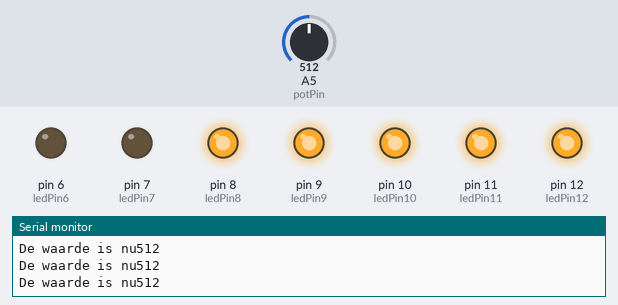
The sketch below on a simulated Arduino Uno, built with avr-gcc and run on an emulated ATmega328P. Parts: output pins drawn as LEDs (lit = HIGH), the last lines printed to the serial monitor. The test bench sets the inputs (shaded band); at power-on: A5 (potPin) = 512.

Above: at 1.3 s.
1.4 s: A5 (potPin) set to 588
2.9 s: A5 (potPin) set to 611
At 4.2 s:
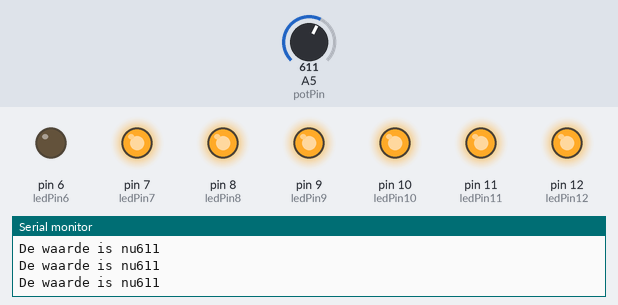
4.5 s: A5 (potPin) set to 682
6.0 s: A5 (potPin) set to 718
At 6.8 s:
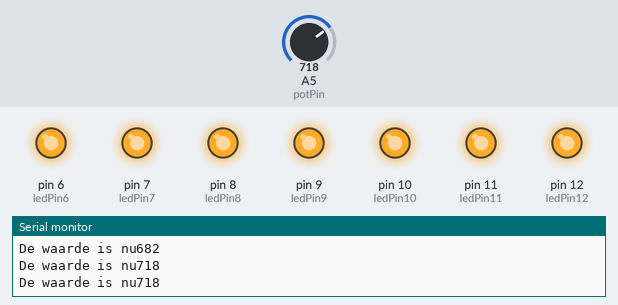
7.5 s: A5 (potPin) set to 306
At 8.1 s:
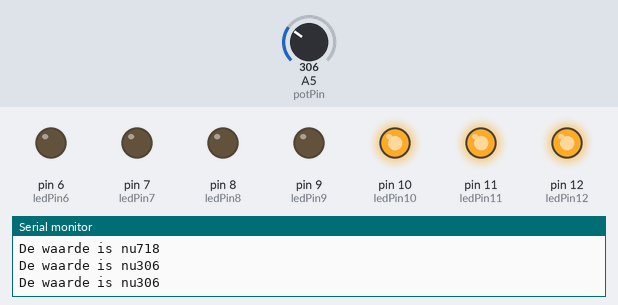
9.0 s: A5 (potPin) set to 390
10.5 s: A5 (potPin) set to 412
At 12.0 s:
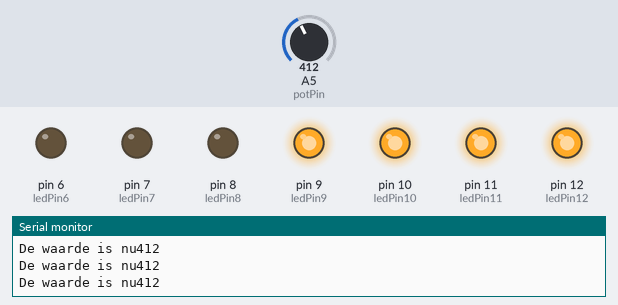
Timing chart, 0 to 13.0 s (numbered marks = the images above; inputs shaded):
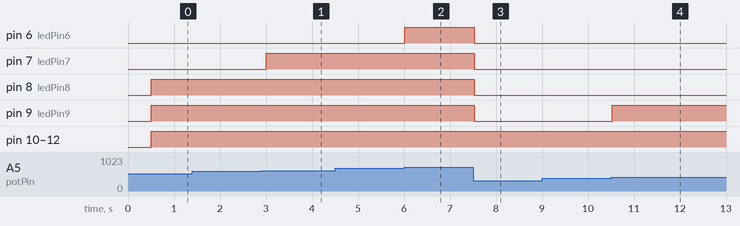

The sketch:

ArduinoOpdracht3.ino
```cpp
const int potPin = A5;     //Sluit de potmeter aan op pin A5

const int ledPin12 = 12;   //Sluit de LED aan op pin 12
const int ledPin11 = 11;  //Sluit de LED aan op pin 11
const int ledPin10 = 10;  //Sluit de LED aan op pin 10
const int ledPin9 = 9;    //Sluit de LED aan op pin 9
const int ledPin8 = 8;    //Sluit de LED aan op pin 8
const int ledPin7 = 7;    //Sluit de LED aan op pin 7
const int ledPin6 = 6;    //Sluit de LED aan op pin 6

int potmeterWaarde = 0; //De startwaarde voor de potmeter is 0!

//Deze draait maar 1x.
void setup(){
  Serial.begin(9600); //Hoe snel de berichten binnen komen.
  pinMode (ledPin12, OUTPUT); //Zorgt ervoor dat de Pin een Output is.
  pinMode (ledPin11, OUTPUT); //Zorgt ervoor dat de Pin een Output is.
  pinMode (ledPin10, OUTPUT); //Zorgt ervoor dat de Pin een Output is.
  pinMode (ledPin9, OUTPUT); //Zorgt ervoor dat de Pin een Output is.
  pinMode (ledPin8, OUTPUT); //Zorgt ervoor dat de Pin een Output is.
  pinMode (ledPin7, OUTPUT); //Zorgt ervoor dat de Pin een Output is.
  pinMode (ledPin6, OUTPUT); //Zorgt ervoor dat de Pin een Output is.

}

//Deze loopt oneindig door.
void loop(){
  //Lees de waarde van de potPin af.
  potmeterWaarde = analogRead(potPin);

  //Print deze string en waarde.
  Serial.print("De waarde is nu");
  Serial.println(potmeterWaarde);
  //Wacht 500 miliseconden.
  delay(500);

  //Schrijf een HIGH (aan) of LOW (uit) value naar de LED.
  //Map zorgt ervoor dat de uitgelezen potPin value fromHigh en fromLow omgeschreven wordt naar een nieuwe
  //toHigh en toLow. De oorspronkelijke 0 en 100 worden: 0 en 1. Deze zijn dus in principe LOW en HIGH.
  digitalWrite(ledPin12, map(analogRead(potPin), 0, 100, 0, 1));
  digitalWrite(ledPin11, map(analogRead(potPin), 0, 200, 0, 1));
  digitalWrite(ledPin10, map(analogRead(potPin), 0, 300, 0, 1));
  digitalWrite(ledPin9, map(analogRead(potPin), 0, 400, 0, 1));
  digitalWrite(ledPin8, map(analogRead(potPin), 0, 500, 0, 1));
  digitalWrite(ledPin7, map(analogRead(potPin), 0, 600, 0, 1));
  digitalWrite(ledPin6, map(analogRead(potPin), 0, 700, 0, 1));

}
```

Measured:
- the behaviour switches between 599 and 600 on A5 (potPin) (found by bisection; images 0 and 1)
- the behaviour switches between 699 and 700 on A5 (potPin) (found by bisection; images 1 and 2)
- the behaviour switches between 399 and 400 on A5 (potPin) (found by bisection; images 3 and 4)
- after the input at 2.9 s, pin 7 (ledPin7): LOW → HIGH after 0.11 s
- after the input at 6.0 s, pin 6 (ledPin6): LOW → HIGH at once
- after the input at 7.5 s, pin 6 (ledPin6), pin 7 (ledPin7), pin 8 (ledPin8), pin 9 (ledPin9): HIGH → LOW at once
- after the input at 10.5 s, pin 9 (ledPin9): LOW → HIGH at once
